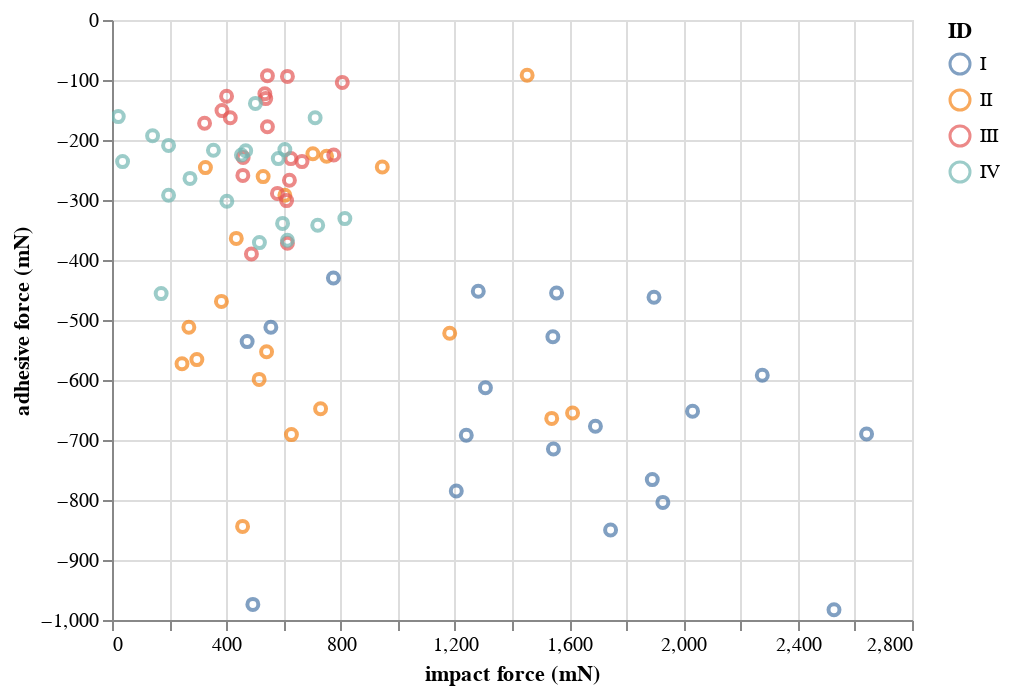

The cell this chart's notebook holds for it:
### Markdown cell above
## More control without shortcuts

We'll start by making a scatter plot of adhesive force versus impact force as we did in the previous lesson.

### Code cell
alt.Chart(df
    ).mark_point(
    ).encode(
        x='impact force (mN):Q',
        y='adhesive force (mN):Q',
        color='ID:N',
    ).interactive()
